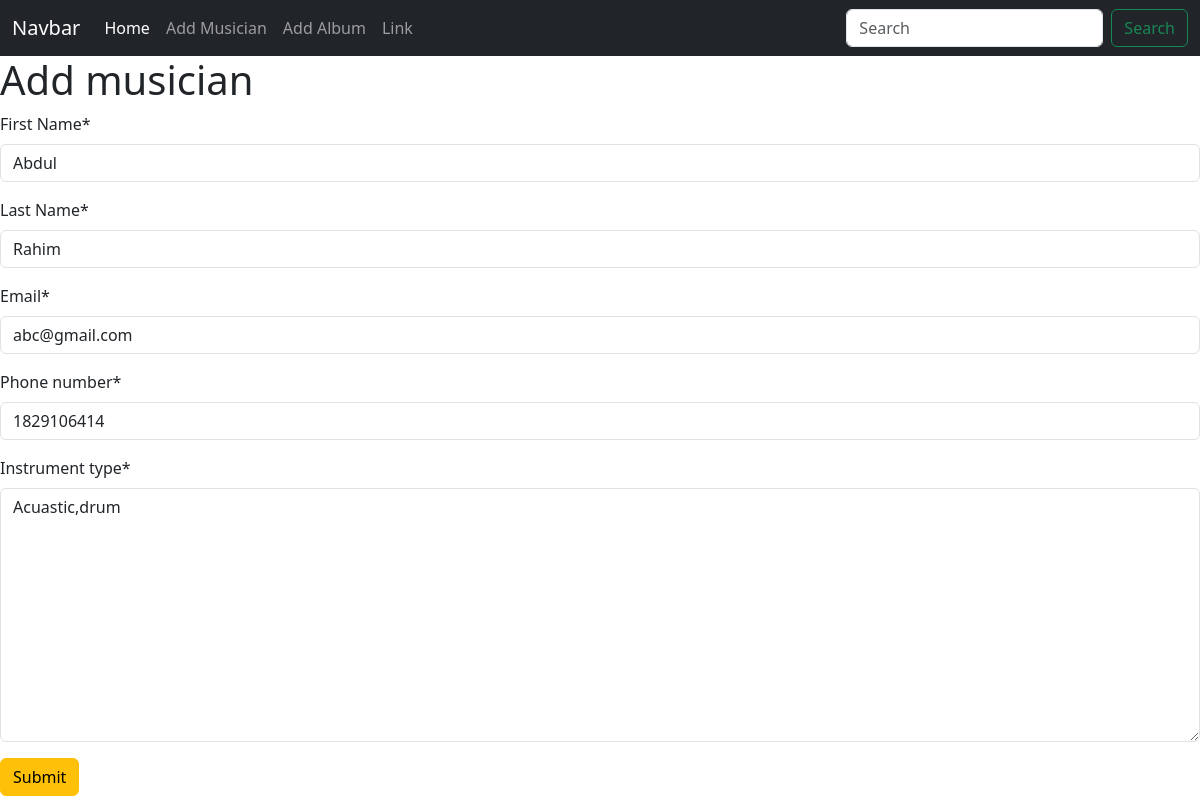
The page /musician/edit/1 on the database its author committed.
### musician/models.py (models this page shows, shortened)
class MusicianModel(models.Model):
    First_Name = models.CharField(max_length=20)
    Last_Name = models.CharField(max_length=20)
    Email = models.EmailField()
    Phone_number = models.IntegerField()
    Instrument_type = models.TextField()

### musician/views.py (the view)
# urls.py: path('edit/<int:id>',views.edit_musician,name='edit_musician')
def edit_musician(request,id):
    musician = models.MusicianModel.objects.get(pk=id)
    musician_form = forms.MusicianModelForm(instance=musician)
    if request.method=='POST':
        musician_form = forms.MusicianModelForm(request.POST,instance=musician)
        if musician_form.is_valid():
           musician_form.save()
           return redirect('home')
    return render(request,'music.html',{'form':musician_form})

### musician/forms.py
class MusicianModelForm(forms.ModelForm):
    class Meta:
        model = MusicianModel
        fields = '__all__'

### musician/templates/music.html (shortened to what this page needs)
{% extends "base.html" %}
{% load crispy_forms_tags %}
{% block content %}
<form action="" method="post">
    <h1>Add musician</h1>
    {{form | crispy}}
    <button class="btn btn-warning">Submit</button>
</form>
{% endblock content %}

### rows shown on the page
MusicianModel: First_Name "Abdul", Last_Name "Rahim", Email "abc@gmail.com", Phone_number "1829106414", Instrument_type "Acuastic,drum"
